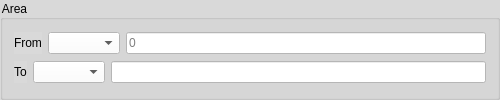
         <widget class="QGroupBox" name="groupBox_5">
          <property name="minimumSize">
           <size>
            <width>500</width>
            <height>100</height>
           </size>
          </property>
          <property name="maximumSize">
           <size>
            <width>800</width>
            <height>200</height>
           </size>
          </property>
          <property name="font">
           <font>
            <family>Segoe UI</family>
            <pointsize>9</pointsize>
            <weight>50</weight>
            <bold>false</bold>
            <kerning>true</kerning>
           </font>
          </property>
          <property name="styleSheet">
           <string notr="true">background-color: rgb(217, 217, 217);</string>
          </property>
          <property name="title">
           <string>Area</string>
          </property>
          <layout class="QGridLayout" name="gridLayout_7">
           <item row="0" column="0">
            <layout class="QHBoxLayout" name="horizontalLayout_6">
             <item>
              <widget class="QLabel" name="label_6">
               <property name="font">
                <font>
                 <family>Segoe UI</family>
                 <pointsize>9</pointsize>
                 <weight>50</weight>
                 <bold>false</bold>
                 <kerning>true</kerning>
                </font>
               </property>
               <property name="text">
                <string>From</string>
               </property>
              </widget>
             </item>
             <item>
              <widget class="QComboBox" name="areaFromComboBox">
               <property name="font">
                <font>
                 <family>Segoe UI</family>
                 <pointsize>9</pointsize>
                 <weight>50</weight>
                 <bold>false</bold>
                 <kerning>true</kerning>
                </font>
               </property>
               <property name="styleSheet">
                <string notr="true">background-color: rgb(255, 255, 255);</string>
               </property>
              </widget>
             </item>
             <item>
              <widget class="QLineEdit" name="areaFromLineEdit">
               <property name="maximumSize">
                <size>
                 <width>500</width>
                 <height>16777215</height>
                </size>
               </property>
               <property name="font">
                <font>
                 <family>Segoe UI</family>
                 <pointsize>9</pointsize>
                 <weight>50</weight>
                 <bold>false</bold>
                 <kerning>true</kerning>
                </font>
               </property>
               <property name="styleSheet">
                <string notr="true">background-color: rgb(255, 255, 255);</string>
               </property>
               <property name="placeholderText">
                <string>0</string>
               </property>
              </widget>
             </item>
            </layout>
           </item>
           <item row="1" column="0">
            <layout class="QHBoxLayout" name="horizontalLayout_5">
             <item>
              <widget class="QLabel" name="label_5">
               <property name="font">
                <font>
                 <family>Segoe UI</family>
                 <pointsize>9</pointsize>
                 <weight>50</weight>
                 <bold>false</bold>
                 <kerning>true</kerning>
                </font>
               </property>
               <property name="text">
                <string>To</string>
               </property>
              </widget>
             </item>
             <item>
              <widget class="QComboBox" name="areaToComboBox">
               <property name="font">
                <font>
                 <family>Segoe UI</family>
                 <pointsize>9</pointsize>
                 <weight>50</weight>
                 <bold>false</bold>
                 <kerning>true</kerning>
                </font>
               </property>
               <property name="styleSheet">
                <string notr="true">background-color: rgb(255, 255, 255);</string>
               </property>
              </widget>
             </item>
             <item>
              <widget class="QLineEdit" name="areaToLineEdit">
               <property name="maximumSize">
                <size>
                 <width>500</width>
                 <height>16777215</height>
                </size>
               </property>
               <property name="font">
                <font>
                 <family>Segoe UI</family>
                 <pointsize>9</pointsize>
                 <weight>50</weight>
                 <bold>false</bold>
                 <kerning>true</kerning>
                </font>
               </property>
               <property name="styleSheet">
                <string notr="true">background-color: rgb(255, 255, 255);</string>
               </property>
              </widget>
             </item>
            </layout>
           </item>
          </layout>
         </widget>
